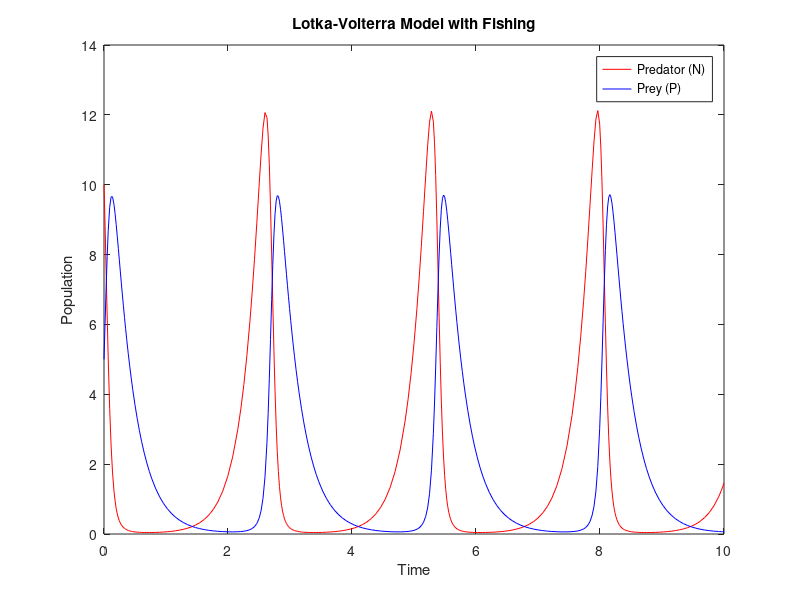
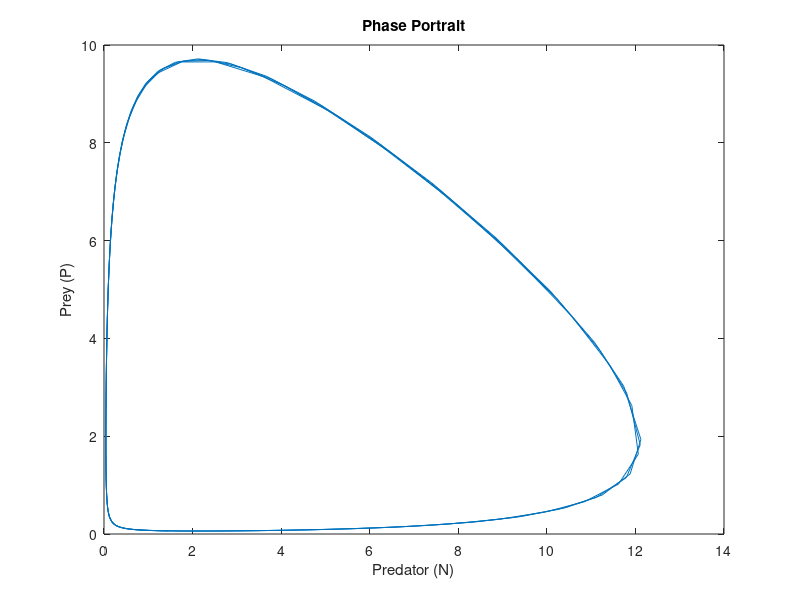

The MATLAB source for these figures, in order:
% Define the parameters
a = 4;
b = 2;
c = 1.5;
d = 3;
delta = 0.2;

% Define the function for the ODE
ode = @(t, y) [y(1) * (a - b * y(2) - delta); y(2) * (-d + c * y(1) - delta)];

% Initial conditions
initial_conditions = [10, 5]; % N(0) = 10, P(0) = 5

% Solve the ODE
[t, populations] = ode45(ode, [0, 10], initial_conditions);

% Extract N and P values from populations
N = populations(:, 1);
P = populations(:, 2);

% Plot the trajectories
figure;
plot(t, N, 'r', t, P, 'b');
title('Lotka-Volterra Model with Fishing');
xlabel('Time');
ylabel('Population');
legend('Predator (N)', 'Prey (P)');

% Plot phase portrait
figure;
plot(N, P);
title('Phase Portrait');
xlabel('Predator (N)');
ylabel('Prey (P)');
